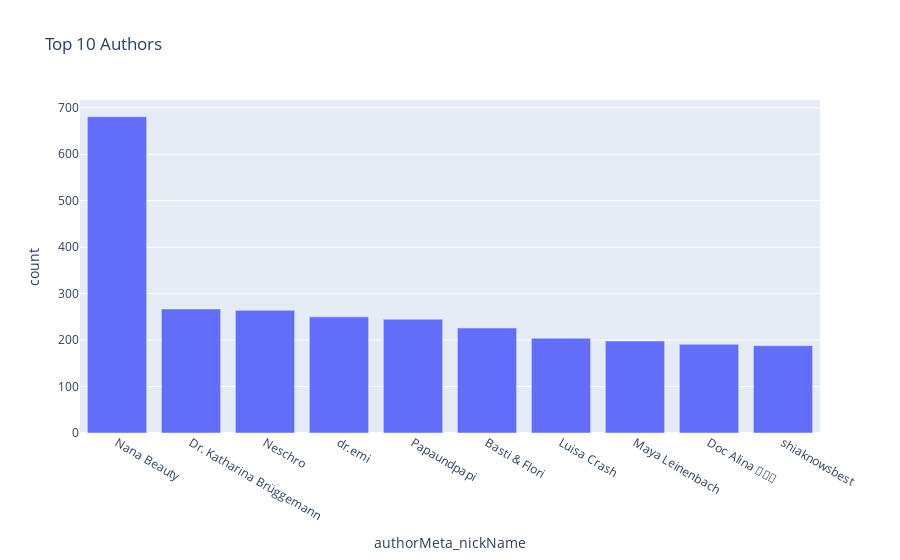

Notebook source saved alongside this figure:
### Code cell
df.groupby(['authorMeta_region', 'textLanguage'])['main_ID'].count()
df.groupby(['authorMeta_region', 'textLanguage']).size()
df.groupby(['authorMeta_region','authorMeta_nickName']).count().sort_values(by='main_ID', ascending=False)['input']
# Count posts per (region, nickname) based on any column, e.g., 'id'
nickname_counts = df.groupby(['authorMeta_region', 'authorMeta_nickName'])['main_ID'].count()

# Sort descending by post count
nickname_counts = nickname_counts.sort_values(ascending=False)

# Reset index if you want a flat table
nickname_counts = nickname_counts.reset_index(name='count')

# View top contributors
nickname_counts.head()
import plotly.express as px

top_authors = nickname_counts[nickname_counts['authorMeta_region'] == 'DE'].head(10)

px.bar(top_authors, x='authorMeta_nickName', y='count', title='Top 10 Authors ')

### Figure 1 — Plotly figure (JSON) as saved in the notebook; plotly's stock layout.template omitted (floating-point values rounded to 4 significant figures)
{"data": [{"hovertemplate": "authorMeta_nickName=%{x}<br>count=%{y}<extra></extra>", "legendgroup": "", "marker": {"color": "#636efa", "pattern": {"shape": ""}}, "name": "", "orientation": "v", "showlegend": false, "textposition": "auto", "type": "bar", "x": ["Nana Beauty", "Dr. Katharina Brüggemann", "Neschro", "dr.emi", "Papaundpapi", "Basti & Flori", "Luisa Crash", "Maya Leinenbach", "Doc Alina 👩🏽⚕️", "shiaknowsbest"], "xaxis": "x", "y": [681, 267, 264, 250, 245, 226, 204, 198, 191, 188], "yaxis": "y"}], "layout": {"barmode": "relative", "legend": {"tracegroupgap": 0}, "title": {"text": "Top 10 Authors "}, "xaxis": {"anchor": "y", "domain": [0, 1], "title": {"text": "authorMeta_nickName"}}, "yaxis": {"anchor": "x", "domain": [0, 1], "title": {"text": "count"}}}}
